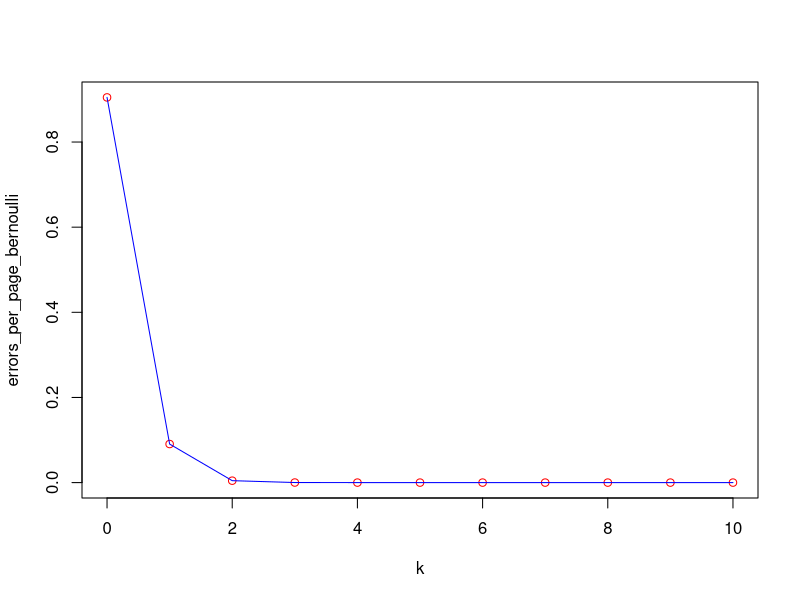

Generate this figure with R:
## ---- chunk 1
# Define the paramteres
p <- 1/1000
n <- 100
k <- 0:10

lambda <- p*n

# Bernoullil Trials Process
errors_per_page_bernoulli <- dbinom(k, n, p)

# Poisson Distribution
errors_per_page_poisson <- dpois(k, lambda)

# Display the final results
plot(k, errors_per_page_bernoulli, col='red')
lines(k, errors_per_page_poisson, col='blue')
